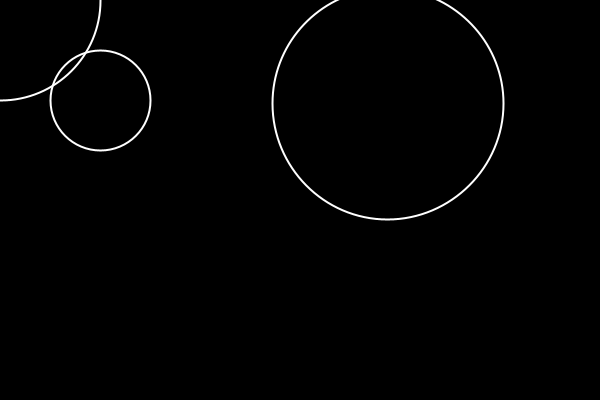
Frame 1 (no input)
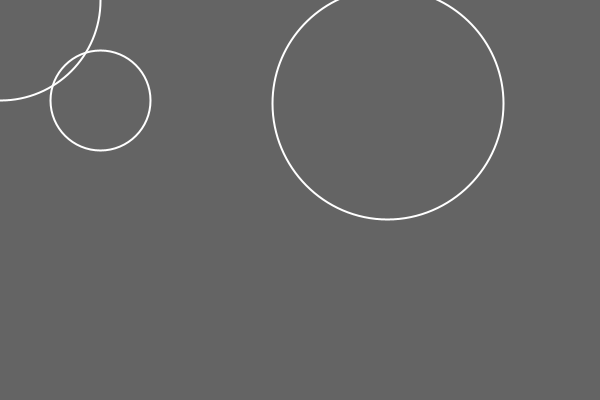
Frame 60 (the mouse pressed at the canvas centre just before this capture)
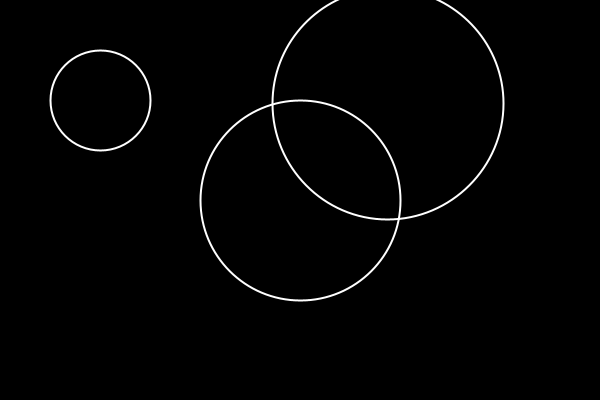
Frame 120 (the mouse held since frame 60 and released just before this capture)

The Processing sketch that drew these frames (run headless with seeded random() and noise(); from frame 60 on, the mouse is pressed at the canvas centre):

// Processing sketch: class_03
// ── class_03.pde
Particle particle1;
Particle particle2;
Particle particle3;

void setup() {
  
  size(600, 400);
  particle1 = new Particle(100, 100, 50);
  particle2 = new Particle(500, 200, 100);
  particle3 = new Particle();
}

void draw() {
  background(0);
  
  if(particle1.overlaps(particle2)) {
    background(100);
  }
  
  
  particle2.x = mouseX;
  particle2.y = mouseY;
  
  particle1.display();
  particle2.display();
  particle3.display();
}
// ── Particle.pde
class Particle {
  float x, y;
  float rad;

  Particle() {
    x = random(width);
    y = random(height);
    rad = random(20, width/5);
  }

  Particle(float tempX, float tempY, float tempRad) {
    x = tempX;
    y = tempY;
    rad = tempRad;
  }

  void display() {
    strokeWeight(2);
    stroke(255);
    noFill();
    ellipseMode(RADIUS);
    ellipse(x, y, rad, rad);
  }

  boolean overlaps(Particle other) {
    float dist = dist(x, y, other.x, other.y);
    if (dist < rad + other.rad) {
      return true;
    } else {
      return false;
    }
  }
}
